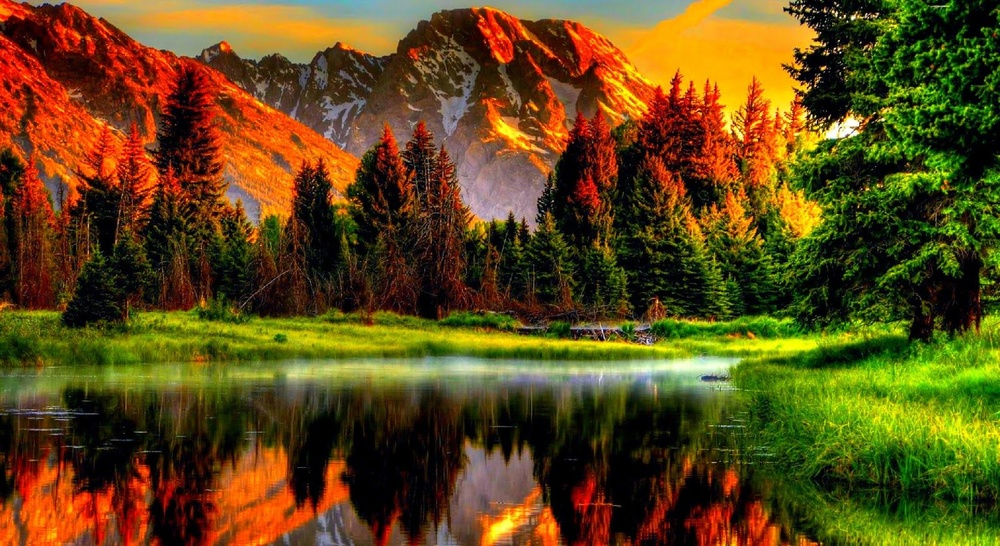
#> input picture Dip assignment/sample.jpg, 1000 x 546 px, shrunk from 1600 x 873 before the run
$ python transformation.py
#> lines starting #> are read from the running program, lines starting #| are printed output that depends on the picture
#> the answer given: sample.jpg
#> the answer given: 1
import cv2
import numpy as np

# [6 lines left out: function linear_transformation, not called in this run]

def log_transformation(image):
#> called with image = 'sample.jpg'
    img = cv2.imread(image)
#> img is the input picture: shape (546, 1000, 3); mean B, G, R 24.1, 72.5, 95.1

    c = 255/(np.log(1 + np.max(img)))
#> c = 45.99
    log_transformed = c * np.log(1 + img)
#> log_transformed: shape (546, 1000, 3) float16; 0.69% of the values are NaN or infinite; the others: min 0, max 255, mean 152.1

    log_transformed = np.array(log_transformed, dtype = np.uint8)
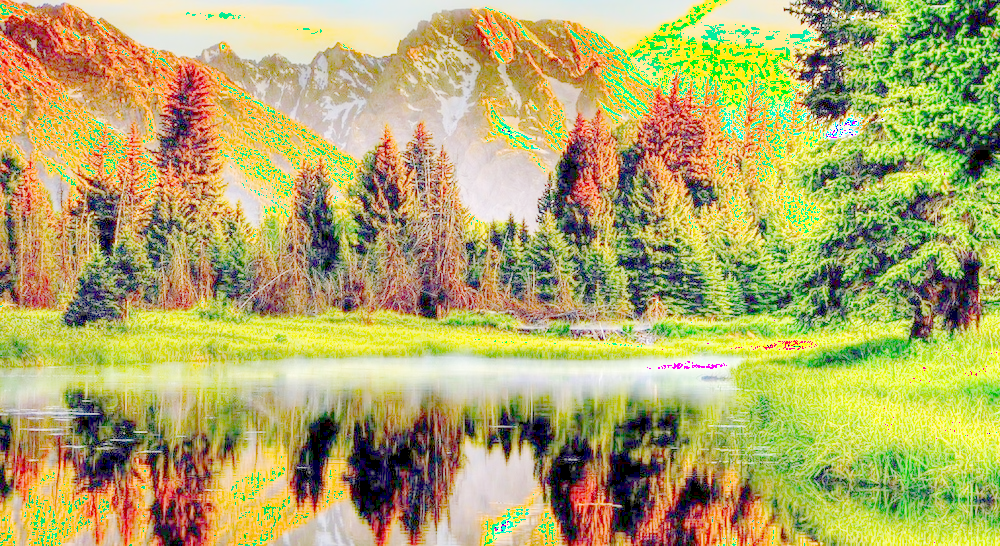
#> log_transformed: shape (546, 1000, 3); mean B, G, R 105, 169.8, 177.4

    cv2.imwrite('log_transformed.jpg', log_transformed)

# [30 lines left out: functions power_transformation, piece_linear_transformation, not called in this run]

print("Enter the tranformation that you want to apply")
print("Select the image")
image = input()
print("1) Log Transformation" + '\n' + "2) Power Law Transformation" + '\n' + "3) Piecewise Linear Transformation" + '\n' + "4) Linear Transformation")
print("Enter your choice")
choice = int(input())

while True:
    if choice == 1:
        log_transformation(image)
        break
    elif choice == 2:
        power_transformation(image)
        break
    elif choice == 3:
        piece_linear_transformation(image)
        break
    elif choice == 4:
        linear_transformation(image)
        break
    else:
        print("Wrong input")
